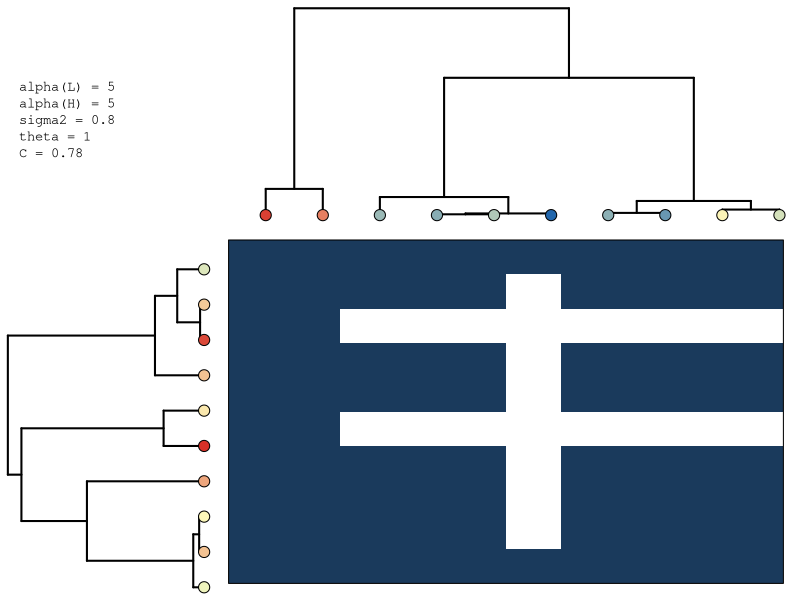

This chart was generated by the following R code:
################################################################################
##                                                                            ##
##  TASK 4                                                                    ##
##  Integrating phylogenies + traits + Single Trait complementary models      ##
##                                                                            ##
##  BACKGROUND                                                                ##
##  Two guilds (L = pollinators, H = plants) evolve a single continuous       ##
##  trait along independent phylogenies under an Ornstein-Uhlenbeck (OU)      ##
##  process. Interactions are determined by the Single-Trait                  ##
##  Complementarity (STC) rule: species i and j interact if their trait       ##
##  means are within a fixed tolerance delta:                                 ##
##                                                                            ##
##    I_ij = 1  iff  |V_i - W_j| <= delta                                     ##
##                                                                            ##
##  PARAMETERS TO EXPLORE                                                     ##
##  alpha_L, alpha_H -- OU pull for each guild (0 = BM, 5 = strong pull)      ##
##  sigma2           -- BM variance component                                 ##
##  delta            -- fixed interaction tolerance (controls connectance)    ##
##                                                                            ##
################################################################################

# -------------------------------
# 0. Clean workspace
# -------------------------------
rm(list = ls())

# -------------------------------
# 1. Load required packages
# -------------------------------
library(ape)   

# -------------------------------
# 2. Set seed
# -------------------------------
set.seed(123)

# -------------------------------
# 3. Define parameters
# -------------------------------
n_L     <- 10 # number of resource species
n_H     <- 10 # number of consumer species
alpha_L <- 5 # OU pull for resource species
alpha_H <- 5 # OU pull for consumer species
sigma2  <- 0.8 # BM variance rate
theta   <- 1  #OU optimum for both guilds

# Within-species variability (trait range / tolerance)
delta_L <-runif(n_L, 0.05, 0.75)
delta_H <- runif(n_H, 0.05, 0.75)

# -------------------------------
# 4. Simulate phylogenies
# -------------------------------
# rcoal() produces a coalescent ultrametric tree directly
tree_L <- rcoal(n_L)
tree_H <- rcoal(n_H)
tree_L$tip.label <- sprintf("L_%03d", seq_len(n_L))
tree_H$tip.label <- sprintf("H_%03d", seq_len(n_H))

# -------------------------------
# 5. Simulate OU traits
# -------------------------------
# rTraitCont(): alpha = pull strength, sigma = sqrt(variance rate), theta = optimum
trait_L <- rTraitCont(tree_L,
                      model = if (alpha_L == 0) "BM" else "OU",
                      alpha = alpha_L,
                      sigma = sqrt(sigma2),
                      theta = theta)

trait_H <- rTraitCont(tree_H,
                      model = if (alpha_H == 0) "BM" else "OU",
                      alpha = alpha_H,
                      sigma = sqrt(sigma2),
                      theta = theta)

# -------------------------------
# 6. Build interaction matrix (STC)
# -------------------------------
# I_ij = 1 if |V_i - W_j| <= delta, 0 otherwise
# outer() + Vectorize() replaces the double for-loop
web <- outer(seq_len(n_L), seq_len(n_H),
             FUN = Vectorize(function(i, j)
               as.integer(abs(trait_L[i] - trait_H[j]) <=
                            0.5 * (delta_L[i] + delta_H[j]))))

dimnames(web) <- list(names(trait_L), names(trait_H))

# -------------------------------
# 7. Patch isolated species
# -------------------------------
# Every species must have at least one interaction.
# Isolated species are connected to their closest trait-match partner.
for (j in which(colSums(web) == 0))
  web[which.min(abs(trait_L - trait_H[j])), j] <- 1L

for (i in which(rowSums(web) == 0))
  web[i, which.min(abs(trait_H - trait_L[i]))] <- 1L

cat(sprintf("Network: %d x %d  |  links = %d  |  connectance = %.3f\n",
            n_L, n_H, sum(web), sum(web) / (n_L * n_H)))


# -------------------------------
# 8. Define trait colour scale
# -------------------------------
# Blue = low trait value, yellow = mid, red = high
trait_range <- range(c(trait_L, trait_H))
colour_ramp <- colorRampPalette(c("#2166ac", "#ffffbf", "#d73027"))(100)

trait_to_col <- function(x) {
  idx <- cut(x,
             breaks = seq(trait_range[1], trait_range[2], length.out = 101),
             labels = FALSE,
             include.lowest = TRUE)
  colour_ramp[idx]
}

cols_L <- trait_to_col(trait_L)
cols_H <- trait_to_col(trait_H)

# -------------------------------
# 10. Plot
# -------------------------------
# 2x2 layout:
#   Panel 1 (top-left)     -- parameter labels
#   Panel 2 (top-right)    -- H phylogeny with trait-coloured tips
#   Panel 3 (bottom-left)  -- L phylogeny with trait-coloured tips
#   Panel 4 (bottom-right) -- STC interaction matrix sorted by trait

layout(matrix(c(1, 2, 3, 4), nrow = 2, ncol = 2),
       widths = c(1.2, 3), heights = c(2, 3))

# Panel 1: parameters
par(mar = c(0, 0, 0, 0))
plot.new()
text(0.05, 0.5,
     paste0("alpha(L) = ", alpha_L,
            "\nalpha(H) = ", alpha_H,
            "\nsigma2 = ", sigma2,
            "\ntheta = ", theta,
            "\nC = ", round(sum(web) / (n_L * n_H), 2)),
     adj = c(0, 0.5), cex = 1.0, family = "mono")

# Panel 2: H phylogeny
par(mar = c(0, 0, 1, 1))
plot(tree_H, direction = "rightwards",
     show.tip.label = FALSE, edge.width = 2)

points(x = rep(max(node.depth.edgelength(tree_H)), n_H),
       y = match(names(trait_H), tree_H$tip.label),
       pch = 21, bg = cols_H, col = "black", cex = 1.8)

# Panel 3: L phylogeny
par(mar = c(1, 1, 0, 0))
plot(tree_L, direction = "downwards",
     show.tip.label = FALSE, edge.width = 2)

points(x = match(names(trait_L), tree_L$tip.label),
       y = rep(0, n_L),
       pch = 21, bg = cols_L, col = "black", cex = 1.8)

# Panel 4: interaction matrix (NO sorting)
par(mar = c(1, 0, 0, 1))
image(x = seq_len(n_L),
      y = seq_len(n_H),
      z = web,
      col = c("white", "#1a3a5c"),
      axes = FALSE)

box()

layout(1)
par(mar = c(5.1, 4.1, 4.1, 2.1))
